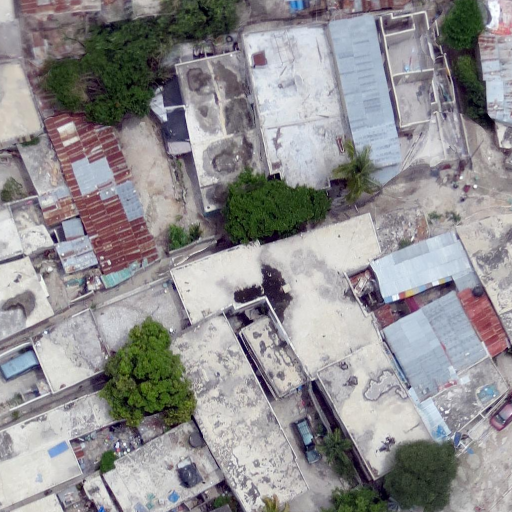
#> input picture real_imagery/oam_haiti.tif, 1024 x 1024 px (shown at 1/2 size)
$ python -i change.py   (imports and definitions only)   (older library calls are emulated)
#> lines starting #> are read from the running program, lines starting #| are printed output that depends on the picture
"""Before/after change detection for satellite and aerial imagery.

Combines pixel-level image differencing with before-anchored land-cover rules.
Water, vegetation, structure, and surface changes are validated on both dates
so classifier noise (e.g. shadows read as water) does not pollute results.
Works for floods, structural damage, fires, construction, and other events.
"""

import cv2
import numpy as np

from . import terrain as terrain_mod
from .terrain import BARE, ROAD, BUILDING, VEG, WATER, NAMES

# Change categories
NOCHANGE = 0
NEW_BUILDING = 1
VEG_LOSS = 2
VEG_GAIN = 3
NEW_WATER = 4
WATER_LOSS = 5
NEW_ROAD = 6
SURFACE_CHANGE = 7
STRUCTURE_DAMAGE = 8

# Severity levels (how strong the pixel-level change is)
SEVERITY_NONE = 0
SEVERITY_MINOR = 1
SEVERITY_MODERATE = 2
SEVERITY_MAJOR = 3

SEVERITY_NAMES = {
    SEVERITY_MINOR: "Minor",
    SEVERITY_MODERATE: "Moderate",
    SEVERITY_MAJOR: "Major",
}

# Pink → black → red as change intensity increases
SEVERITY_COLORS = {
    SEVERITY_MINOR: (255, 192, 203),
    SEVERITY_MODERATE: (25, 25, 25),
    SEVERITY_MAJOR: (220, 20, 20),
}

SEVERITY_ALPHA = {
    SEVERITY_MINOR: 0.36,
    SEVERITY_MODERATE: 0.50,
    SEVERITY_MAJOR: 0.62,
}

CHANGE_NAMES = {
    NEW_BUILDING: "New construction",
    VEG_LOSS: "Vegetation loss",
    VEG_GAIN: "Vegetation gain",
    NEW_WATER: "Inundation / new water",
    WATER_LOSS: "Water recession",
    NEW_ROAD: "New road / cleared route",
    SURFACE_CHANGE: "Surface change",
    STRUCTURE_DAMAGE: "Structure damage",
}

CHANGE_COLORS = {
    NEW_BUILDING: (220, 50, 50),
    VEG_LOSS: (255, 140, 0),
    VEG_GAIN: (0, 200, 0),
    NEW_WATER: (30, 144, 255),
    WATER_LOSS: (160, 100, 40),
    NEW_ROAD: (210, 210, 210),
    SURFACE_CHANGE: (255, 220, 50),
    STRUCTURE_DAMAGE: (255, 0, 255),
}

# Categories shown on the primary satellite overlay (excludes noisy minor classes).
HIGHLIGHT_CATEGORIES = (
    STRUCTURE_DAMAGE,
    NEW_WATER,
    WATER_LOSS,
    VEG_LOSS,
    VEG_GAIN,
    NEW_BUILDING,
    NEW_ROAD,
    SURFACE_CHANGE,
)


# [55 lines left out: functions align_after_rgb, _change_score, detect_roof_footprints, not called in this run]


def _structure_coherence(gray: np.ndarray, win: int = 9) -> np.ndarray:
    """Ridge/edge coherence in [0, 1] — high on regular corrugated roofs."""
    gx = cv2.Sobel(gray, cv2.CV_32F, 1, 0, ksize=3)
    gy = cv2.Sobel(gray, cv2.CV_32F, 0, 1, ksize=3)
    j11 = cv2.blur(gx * gx, (win, win))
    j22 = cv2.blur(gy * gy, (win, win))
    j12 = cv2.blur(gx * gy, (win, win))
    tr = j11 + j22
    det = j11 * j22 - j12 * j12
    tmp = np.sqrt(np.maximum(tr * tr / 4.0 - det, 0.0))
    l1 = tr / 2.0 + tmp
    l2 = tr / 2.0 - tmp
    return (l1 - l2) / (l1 + l2 + 1e-6)


# [635 lines left out: functions _roof_damage_index, _roof_correlation_damage, assess_roof_footprint_damage, _water_score, _validated_water_change, structural_change_mask and 11 more, not called in this run]

>>> import cv2
>>> picture = cv2.imread('../real_imagery/oam_haiti.tif', cv2.IMREAD_GRAYSCALE)
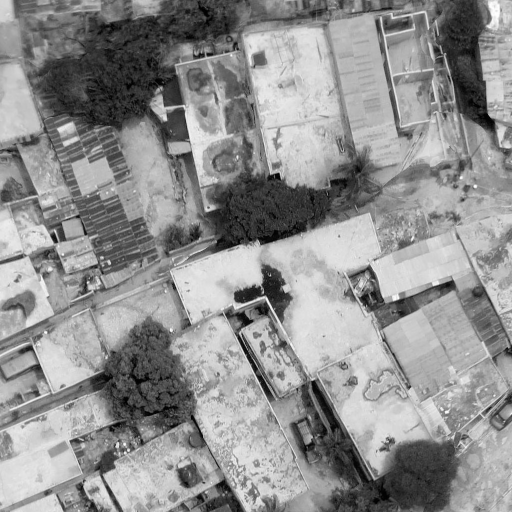
#> picture: shape (1024, 1024) (shown at 1/2 size); min 0, max 255, mean 143.6
>>> result = _structure_coherence(picture)
#> in _structure_coherence, `gx = cv2.Sobel(gray, cv2.CV_32F, 1, 0, ksize=3)`:
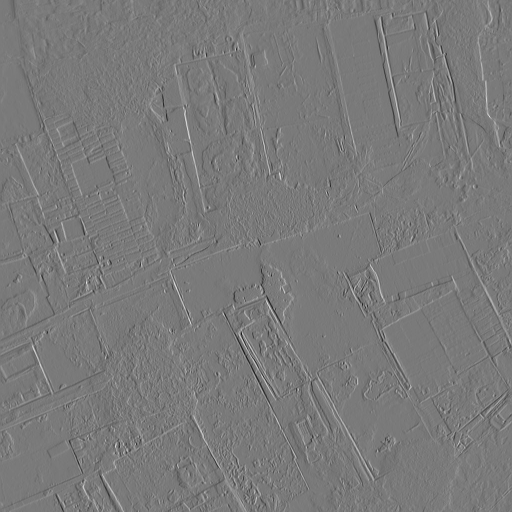
#> gx: shape (1024, 1024) float32 (shown at 1/2 size); min -779, max 846, mean -0.1; drawn with min black and max white
#> in _structure_coherence, `gy = cv2.Sobel(gray, cv2.CV_32F, 0, 1, ksize=3)`:
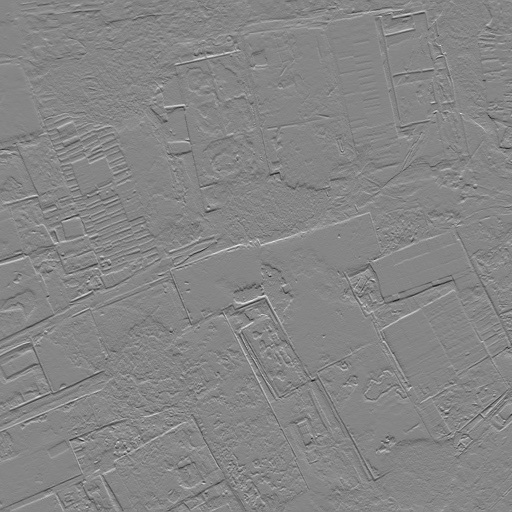
#> gy: shape (1024, 1024) float32 (shown at 1/2 size); min -640, max 580, mean 0.1; drawn with min black and max white
#> in _structure_coherence, `j12 = cv2.blur(gx * gy, (win, win))`:
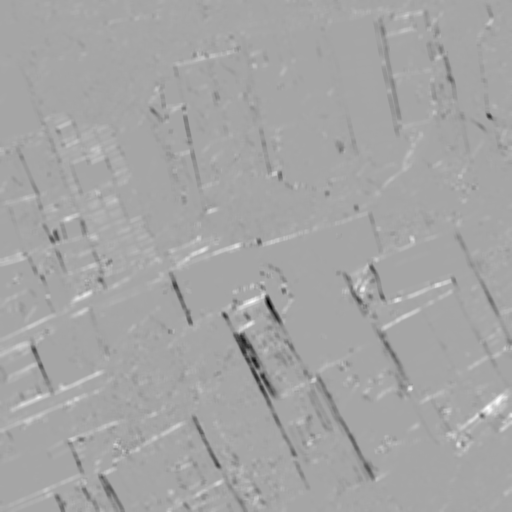
#> j12: shape (1024, 1024) float32 (shown at 1/2 size); min -68948.1, max 37102.1, mean -216.6; drawn with min black and max white
#> in _structure_coherence, `tmp = np.sqrt(np.maximum(tr * tr / 4.0 - det, 0.0))`:
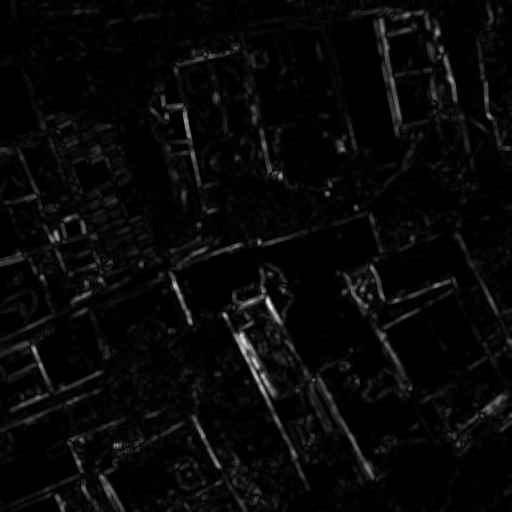
#> tmp: shape (1024, 1024) float32 (shown at 1/2 size); min 0.0789, max 85188.6, mean 2814.6; drawn with min black and max white
#> in _structure_coherence, `l2 = tr / 2.0 - tmp`:
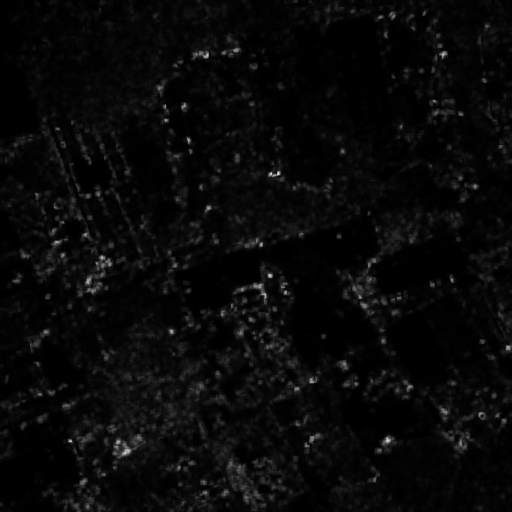
#> l2: shape (1024, 1024) float32 (shown at 1/2 size); min 1.1, max 45041.7, mean 1591.8; drawn with min black and max white
#> in _structure_coherence, `return (l1 - l2) / (l1 + l2 + 1e-6)`:
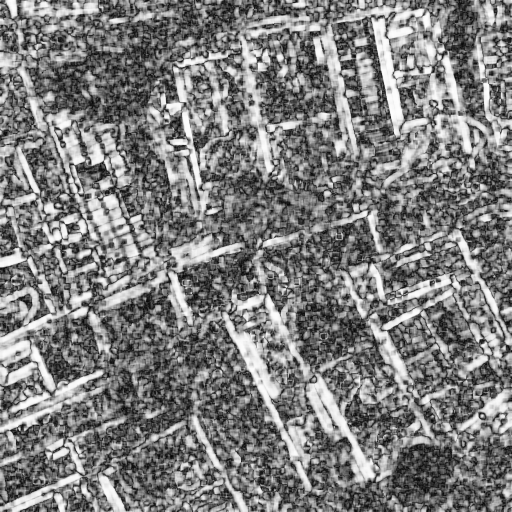
#> returned value: shape (1024, 1024) float32 (shown at 1/2 size); min 0.000488, max 0.997, mean 0.497

$ run again, on real_imagery/oam_kenya.tif
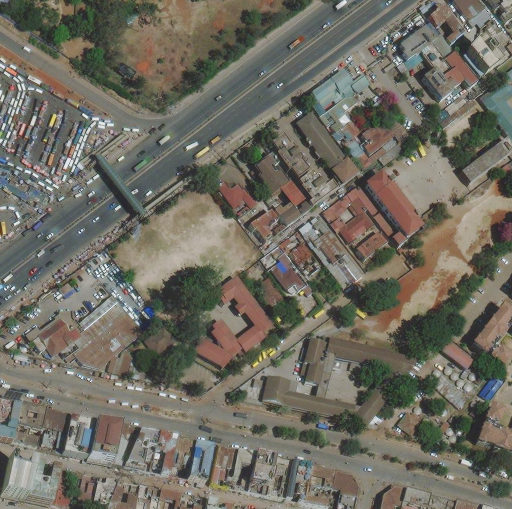
#> input picture real_imagery/oam_kenya.tif, 1024 x 1017 px (shown at 1/2 size)
#> in _structure_coherence, `l2 = tr / 2.0 - tmp`:
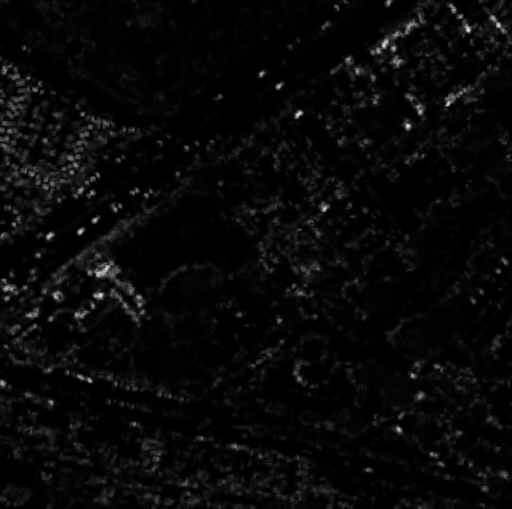
#> l2: shape (1017, 1024) float32 (shown at 1/2 size); min 7.68, max 84482.6, mean 2836.4; drawn with min black and max white
#> in _structure_coherence, `return (l1 - l2) / (l1 + l2 + 1e-6)`:
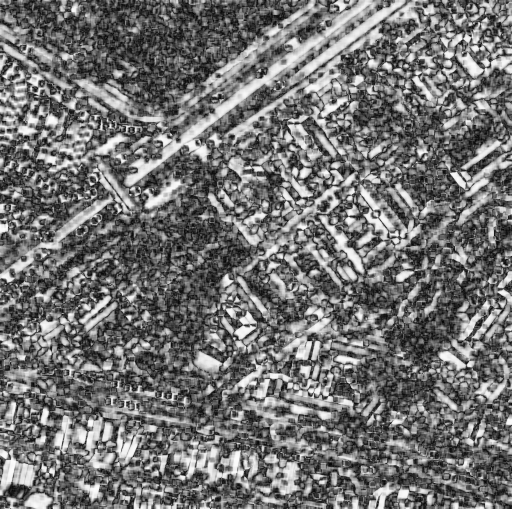
#> returned value: shape (1017, 1024) float32 (shown at 1/2 size); min 0, max 0.995, mean 0.451

$ run again, on real_imagery/oam_san_francisco.tif
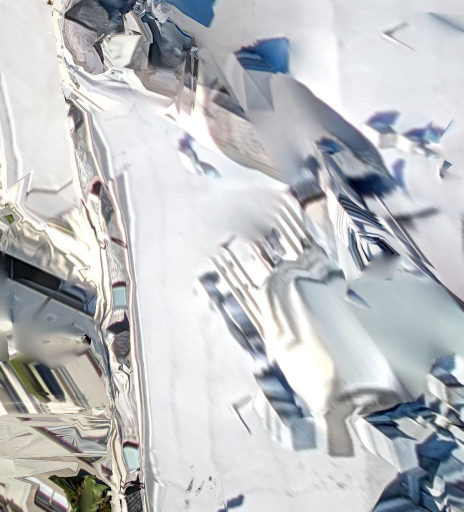
#> input picture real_imagery/oam_san_francisco.tif, 927 x 1024 px (shown at 1/2 size)
#> in _structure_coherence, `det = j11 * j22 - j12 * j12`:
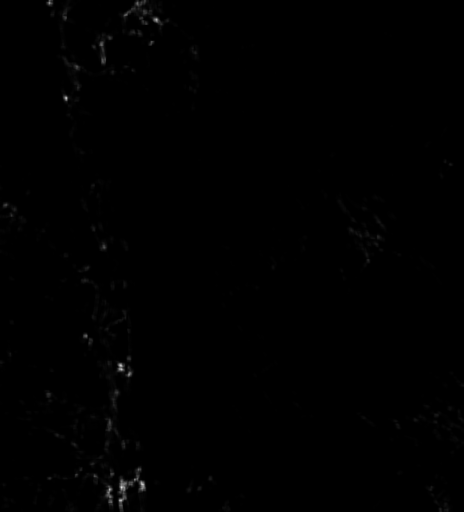
#> det: shape (1024, 927) float32 (shown at 1/2 size); min 0, max 6.7e+09, mean 19764522; drawn with min black and max white
#> in _structure_coherence, `return (l1 - l2) / (l1 + l2 + 1e-6)`:
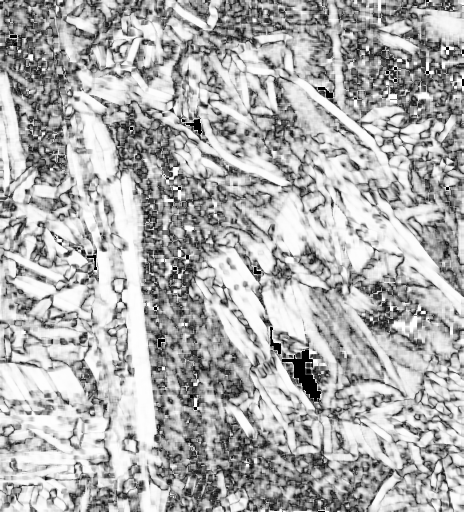
#> returned value: shape (1024, 927) float32 (shown at 1/2 size); min 0, max 1, mean 0.684
